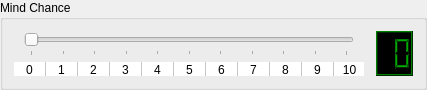
                     <widget class="QGroupBox" name="groupSkillMindChance_2">
                      <property name="maximumSize">
                       <size>
                        <width>16777215</width>
                        <height>90</height>
                       </size>
                      </property>
                      <property name="title">
                       <string>Mind Chance</string>
                      </property>
                      <layout class="QGridLayout" name="gridLayout_65">
                       <item row="0" column="0">
                        <layout class="QVBoxLayout" name="verticalSliderSkillMindChance">
                         <property name="leftMargin">
                          <number>10</number>
                         </property>
                         <property name="rightMargin">
                          <number>16</number>
                         </property>
                         <item>
                          <widget class="QSlider" name="sliderSkillMindChange">
                           <property name="sizePolicy">
                            <sizepolicy hsizetype="Expanding" vsizetype="Preferred">
                             <horstretch>0</horstretch>
                             <verstretch>15</verstretch>
                            </sizepolicy>
                           </property>
                           <property name="minimumSize">
                            <size>
                             <width>330</width>
                             <height>0</height>
                            </size>
                           </property>
                           <property name="maximumSize">
                            <size>
                             <width>330</width>
                             <height>16777215</height>
                            </size>
                           </property>
                           <property name="layoutDirection">
                            <enum>Qt::LeftToRight</enum>
                           </property>
                           <property name="maximum">
                            <number>10</number>
                           </property>
                           <property name="pageStep">
                            <number>1</number>
                           </property>
                           <property name="value">
                            <number>0</number>
                           </property>
                           <property name="orientation">
                            <enum>Qt::Horizontal</enum>
                           </property>
                           <property name="tickPosition">
                            <enum>QSlider::TicksBelow</enum>
                           </property>
                          </widget>
                         </item>
                        </layout>
                       </item>
                       <item row="0" column="1" rowspan="2">
                        <widget class="QLCDNumber" name="lcdSkillMindChance">
                         <property name="palette">
                          <palette>
                           <active>
                            <colorrole role="WindowText">
                             <brush brushstyle="SolidPattern">
                              <color alpha="255">
                               <red>0</red>
                               <green>170</green>
                               <blue>0</blue>
                              </color>
                             </brush>
                            </colorrole>
                            <colorrole role="Button">
                             <brush brushstyle="SolidPattern">
                              <color alpha="255">
                               <red>0</red>
                               <green>85</green>
                               <blue>0</blue>
                              </color>
                             </brush>
                            </colorrole>
                            <colorrole role="Light">
                             <brush brushstyle="SolidPattern">
                              <color alpha="255">
                               <red>0</red>
                               <green>127</green>
                               <blue>0</blue>
                              </color>
                             </brush>
                            </colorrole>
                            <colorrole role="Midlight">
                             <brush brushstyle="SolidPattern">
                              <color alpha="255">
                               <red>0</red>
                               <green>106</green>
                               <blue>0</blue>
                              </color>
                             </brush>
                            </colorrole>
                            <colorrole role="Dark">
                             <brush brushstyle="SolidPattern">
                              <color alpha="255">
                               <red>0</red>
                               <green>42</green>
                               <blue>0</blue>
                              </color>
                             </brush>
                            </colorrole>
                            <colorrole role="Mid">
                             <brush brushstyle="SolidPattern">
                              <color alpha="255">
                               <red>0</red>
                               <green>56</green>
                               <blue>0</blue>
                              </color>
                             </brush>
                            </colorrole>
                            <colorrole role="Text">
                             <brush brushstyle="SolidPattern">
                              <color alpha="255">
                               <red>255</red>
                               <green>255</green>
                               <blue>255</blue>
                              </color>
                             </brush>
                            </colorrole>
                            <colorrole role="BrightText">
                             <brush brushstyle="SolidPattern">
                              <color alpha="255">
                               <red>255</red>
                               <green>255</green>
                               <blue>255</blue>
                              </color>
                             </brush>
                            </colorrole>
                            <colorrole role="ButtonText">
                             <brush brushstyle="SolidPattern">
                              <color alpha="255">
                               <red>255</red>
                               <green>255</green>
                               <blue>255</blue>
                              </color>
                             </brush>
                            </colorrole>
                            <colorrole role="Base">
                             <brush brushstyle="SolidPattern">
                              <color alpha="255">
                               <red>0</red>
                               <green>0</green>
                               <blue>0</blue>
                              </color>
                             </brush>
                            </colorrole>
                            <colorrole role="Window">
                             <brush brushstyle="SolidPattern">
                              <color alpha="255">
                               <red>0</red>
                               <green>0</green>
                               <blue>0</blue>
                              </color>
                             </brush>
                            </colorrole>
                            <colorrole role="Shadow">
                             <brush brushstyle="SolidPattern">
                              <color alpha="255">
                               <red>0</red>
                               <green>0</green>
                               <blue>0</blue>
                              </color>
                             </brush>
                            </colorrole>
                            <colorrole role="AlternateBase">
                             <brush brushstyle="SolidPattern">
                              <color alpha="255">
                               <red>0</red>
                               <green>42</green>
                               <blue>0</blue>
                              </color>
                             </brush>
                            </colorrole>
                            <colorrole role="ToolTipBase">
                             <brush brushstyle="SolidPattern">
                              <color alpha="255">
                               <red>255</red>
                               <green>255</green>
                               <blue>220</blue>
                              </color>
                             </brush>
                            </colorrole>
                            <colorrole role="ToolTipText">
                             <brush brushstyle="SolidPattern">
                              <color alpha="255">
                               <red>0</red>
                               <green>0</green>
                               <blue>0</blue>
                              </color>
                             </brush>
                            </colorrole>
                           </active>
                           <inactive>
                            <colorrole role="WindowText">
                             <brush brushstyle="SolidPattern">
                              <color alpha="255">
                               <red>0</red>
                               <green>170</green>
                               <blue>0</blue>
                              </color>
                             </brush>
                            </colorrole>
                            <colorrole role="Button">
                             <brush brushstyle="SolidPattern">
                              <color alpha="255">
                               <red>0</red>
                               <green>85</green>
                               <blue>0</blue>
                              </color>
                             </brush>
                            </colorrole>
                            <colorrole role="Light">
                             <brush brushstyle="SolidPattern">
                              <color alpha="255">
                               <red>0</red>
                               <green>127</green>
                               <blue>0</blue>
                              </color>
                             </brush>
                            </colorrole>
                            <colorrole role="Midlight">
                             <brush brushstyle="SolidPattern">
                              <color alpha="255">
                               <red>0</red>
                               <green>106</green>
                               <blue>0</blue>
                              </color>
                             </brush>
                            </colorrole>
                            <colorrole role="Dark">
                             <brush brushstyle="SolidPattern">
                              <color alpha="255">
                               <red>0</red>
                               <green>42</green>
                               <blue>0</blue>
                              </color>
                             </brush>
                            </colorrole>
                            <colorrole role="Mid">
                             <brush brushstyle="SolidPattern">
                              <color alpha="255">
                               <red>0</red>
                               <green>56</green>
                               <blue>0</blue>
                              </color>
                             </brush>
                            </colorrole>
                            <colorrole role="Text">
                             <brush brushstyle="SolidPattern">
                              <color alpha="255">
                               <red>255</red>
                               <green>255</green>
                               <blue>255</blue>
                              </color>
                             </brush>
                            </colorrole>
                            <colorrole role="BrightText">
                             <brush brushstyle="SolidPattern">
                              <color alpha="255">
                               <red>255</red>
                               <green>255</green>
                               <blue>255</blue>
                              </color>
                             </brush>
                            </colorrole>
                            <colorrole role="ButtonText">
                             <brush brushstyle="SolidPattern">
                              <color alpha="255">
                               <red>255</red>
                               <green>255</green>
                               <blue>255</blue>
                              </color>
                             </brush>
                            </colorrole>
                            <colorrole role="Base">
                             <brush brushstyle="SolidPattern">
                              <color alpha="255">
                               <red>0</red>
                               <green>0</green>
                               <blue>0</blue>
                              </color>
                             </brush>
                            </colorrole>
                            <colorrole role="Window">
                             <brush brushstyle="SolidPattern">
                              <color alpha="255">
                               <red>0</red>
                               <green>0</green>
                               <blue>0</blue>
                              </color>
                             </brush>
                            </colorrole>
                            <colorrole role="Shadow">
                             <brush brushstyle="SolidPattern">
                              <color alpha="255">
                               <red>0</red>
                               <green>0</green>
                               <blue>0</blue>
                              </color>
                             </brush>
                            </colorrole>
                            <colorrole role="AlternateBase">
                             <brush brushstyle="SolidPattern">
                              <color alpha="255">
                               <red>0</red>
                               <green>42</green>
                               <blue>0</blue>
                              </color>
                             </brush>
                            </colorrole>
                            <colorrole role="ToolTipBase">
                             <brush brushstyle="SolidPattern">
                              <color alpha="255">
                               <red>255</red>
                               <green>255</green>
                               <blue>220</blue>
                              </color>
                             </brush>
                            </colorrole>
                            <colorrole role="ToolTipText">
                             <brush brushstyle="SolidPattern">
                              <color alpha="255">
                               <red>0</red>
                               <green>0</green>
                               <blue>0</blue>
                              </color>
                             </brush>
                            </colorrole>
                           </inactive>
                           <disabled>
                            <colorrole role="WindowText">
                             <brush brushstyle="SolidPattern">
                              <color alpha="255">
                               <red>0</red>
                               <green>42</green>
                               <blue>0</blue>
                              </color>
                             </brush>
                            </colorrole>
                            <colorrole role="Button">
                             <brush brushstyle="SolidPattern">
                              <color alpha="255">
                               <red>0</red>
                               <green>85</green>
                               <blue>0</blue>
                              </color>
                             </brush>
                            </colorrole>
                            <colorrole role="Light">
                             <brush brushstyle="SolidPattern">
                              <color alpha="255">
                               <red>0</red>
                               <green>127</green>
                               <blue>0</blue>
                              </color>
                             </brush>
                            </colorrole>
                            <colorrole role="Midlight">
                             <brush brushstyle="SolidPattern">
                              <color alpha="255">
                               <red>0</red>
                               <green>106</green>
                               <blue>0</blue>
                              </color>
                             </brush>
                            </colorrole>
                            <colorrole role="Dark">
                             <brush brushstyle="SolidPattern">
                              <color alpha="255">
                               <red>0</red>
                               <green>42</green>
                               <blue>0</blue>
                              </color>
                             </brush>
                            </colorrole>
                            <colorrole role="Mid">
                             <brush brushstyle="SolidPattern">
                              <color alpha="255">
                               <red>0</red>
                               <green>56</green>
                               <blue>0</blue>
                              </color>
                             </brush>
                            </colorrole>
                            <colorrole role="Text">
                             <brush brushstyle="SolidPattern">
                              <color alpha="255">
                               <red>0</red>
                               <green>42</green>
                               <blue>0</blue>
                              </color>
                             </brush>
                            </colorrole>
                            <colorrole role="BrightText">
                             <brush brushstyle="SolidPattern">
                              <color alpha="255">
                               <red>255</red>
                               <green>255</green>
                               <blue>255</blue>
                              </color>
                             </brush>
                            </colorrole>
                            <colorrole role="ButtonText">
                             <brush brushstyle="SolidPattern">
                              <color alpha="255">
                               <red>0</red>
                               <green>42</green>
                               <blue>0</blue>
                              </color>
                             </brush>
                            </colorrole>
                            <colorrole role="Base">
                             <brush brushstyle="SolidPattern">
                              <color alpha="255">
                               <red>0</red>
                               <green>0</green>
                               <blue>0</blue>
                              </color>
                             </brush>
                            </colorrole>
                            <colorrole role="Window">
                             <brush brushstyle="SolidPattern">
                              <color alpha="255">
                               <red>0</red>
                               <green>0</green>
                               <blue>0</blue>
                              </color>
                             </brush>
                            </colorrole>
                            <colorrole role="Shadow">
                             <brush brushstyle="SolidPattern">
                              <color alpha="255">
                               <red>0</red>
                               <green>0</green>
                               <blue>0</blue>
                              </color>
                             </brush>
                            </colorrole>
                            <colorrole role="AlternateBase">
                             <brush brushstyle="SolidPattern">
                              <color alpha="255">
                               <red>0</red>
                               <green>85</green>
                               <blue>0</blue>
                              </color>
                             </brush>
                            </colorrole>
                            <colorrole role="ToolTipBase">
                             <brush brushstyle="SolidPattern">
                              <color alpha="255">
                               <red>255</red>
                               <green>255</green>
                               <blue>220</blue>
                              </color>
                             </brush>
                            </colorrole>
                            <colorrole role="ToolTipText">
                             <brush brushstyle="SolidPattern">
                              <color alpha="255">
                               <red>0</red>
                               <green>0</green>
                               <blue>0</blue>
                              </color>
                             </brush>
                            </colorrole>
                           </disabled>
                          </palette>
                         </property>
                         <property name="autoFillBackground">
                          <bool>true</bool>
                         </property>
                         <property name="frameShape">
                          <enum>QFrame::Box</enum>
                         </property>
                         <property name="frameShadow">
                          <enum>QFrame::Raised</enum>
                         </property>
                         <property name="lineWidth">
                          <number>1</number>
                         </property>
                         <property name="smallDecimalPoint">
                          <bool>false</bool>
                         </property>
                         <property name="numDigits">
                          <number>2</number>
                         </property>
                         <property name="digitCount">
                          <number>2</number>
                         </property>
                         <property name="value" stdset="0">
                          <double>0.000000000000000</double>
                         </property>
                        </widget>
                       </item>
                       <item row="1" column="0">
                        <widget class="QTableWidget" name="tableSkillB">
                         <property name="minimumSize">
                          <size>
                           <width>350</width>
                           <height>0</height>
                          </size>
                         </property>
                         <property name="maximumSize">
                          <size>
                           <width>350</width>
                           <height>14</height>
                          </size>
                         </property>
                         <property name="frameShape">
                          <enum>QFrame::NoFrame</enum>
                         </property>
                         <property name="lineWidth">
                          <number>0</number>
                         </property>
                         <property name="verticalScrollBarPolicy">
                          <enum>Qt::ScrollBarAlwaysOff</enum>
                         </property>
                         <property name="horizontalScrollBarPolicy">
                          <enum>Qt::ScrollBarAlwaysOff</enum>
                         </property>
                         <property name="autoScroll">
                          <bool>false</bool>
                         </property>
                         <property name="editTriggers">
                          <set>QAbstractItemView::NoEditTriggers</set>
                         </property>
                         <property name="tabKeyNavigation">
                          <bool>false</bool>
                         </property>
                         <property name="showDropIndicator" stdset="0">
                          <bool>false</bool>
                         </property>
                         <property name="dragDropOverwriteMode">
                          <bool>false</bool>
                         </property>
                         <property name="selectionMode">
                          <enum>QAbstractItemView::NoSelection</enum>
                         </property>
                         <property name="textElideMode">
                          <enum>Qt::ElideRight</enum>
                         </property>
                         <property name="gridStyle">
                          <enum>Qt::SolidLine</enum>
                         </property>
                         <property name="wordWrap">
                          <bool>false</bool>
                         </property>
                         <property name="cornerButtonEnabled">
                          <bool>false</bool>
                         </property>
                         <property name="rowCount">
                          <number>1</number>
                         </property>
                         <attribute name="horizontalHeaderVisible">
                          <bool>false</bool>
                         </attribute>
                         <attribute name="horizontalHeaderDefaultSectionSize">
                          <number>32</number>
                         </attribute>
                         <attribute name="verticalHeaderVisible">
                          <bool>false</bool>
                         </attribute>
                         <attribute name="verticalHeaderDefaultSectionSize">
                          <number>16</number>
                         </attribute>
                         <row>
                          <property name="text">
                           <string>New Row</string>
                          </property>
                         </row>
                         <column>
                          <property name="text">
                           <string>0</string>
                          </property>
                         </column>
                         <column>
                          <property name="text">
                           <string>1</string>
                          </property>
                         </column>
                         <column>
                          <property name="text">
                           <string>2</string>
                          </property>
                         </column>
                         <column>
                          <property name="text">
                           <string>3</string>
                          </property>
                         </column>
                         <column>
                          <property name="text">
                           <string>4</string>
                          </property>
                         </column>
                         <column>
                          <property name="text">
                           <string>5</string>
                          </property>
                         </column>
                         <column>
                          <property name="text">
                           <string>6</string>
                          </property>
                         </column>
                         <column>
                          <property name="text">
                           <string>7</string>
                          </property>
                         </column>
                         <column>
                          <property name="text">
                           <string>8</string>
                          </property>
                         </column>
                         <column>
                          <property name="text">
                           <string>9</string>
                          </property>
                         </column>
                         <column>
                          <property name="text">
                           <string>10</string>
                          </property>
                         </column>
                         <item row="0" column="0">
                          <property name="text">
                           <string>0</string>
                          </property>
                          <property name="textAlignment">
                           <set>AlignHCenter|AlignVCenter|AlignCenter</set>
                          </property>
                         </item>
                         <item row="0" column="1">
                          <property name="text">
                           <string>1</string>
                          </property>
                          <property name="textAlignment">
                           <set>AlignHCenter|AlignVCenter|AlignCenter</set>
                          </property>
                         </item>
                         <item row="0" column="2">
                          <property name="text">
                           <string>2</string>
                          </property>
                          <property name="textAlignment">
                           <set>AlignHCenter|AlignVCenter|AlignCenter</set>
                          </property>
                         </item>
                         <item row="0" column="3">
                          <property name="text">
                           <string>3</string>
                          </property>
                          <property name="textAlignment">
                           <set>AlignHCenter|AlignVCenter|AlignCenter</set>
                          </property>
                         </item>
                         <item row="0" column="4">
                          <property name="text">
                           <string>4</string>
                          </property>
                          <property name="textAlignment">
                           <set>AlignHCenter|AlignVCenter|AlignCenter</set>
                          </property>
                         </item>
                         <item row="0" column="5">
                          <property name="text">
                           <string>5</string>
                          </property>
                          <property name="textAlignment">
                           <set>AlignHCenter|AlignVCenter|AlignCenter</set>
                          </property>
                         </item>
                         <item row="0" column="6">
                          <property name="text">
                           <string>6</string>
                          </property>
                          <property name="textAlignment">
                           <set>AlignHCenter|AlignVCenter|AlignCenter</set>
                          </property>
                         </item>
                         <item row="0" column="7">
                          <property name="text">
                           <string>7</string>
                          </property>
                          <property name="textAlignment">
                           <set>AlignHCenter|AlignVCenter|AlignCenter</set>
                          </property>
                         </item>
                         <item row="0" column="8">
                          <property name="text">
                           <string>8</string>
                          </property>
                          <property name="textAlignment">
                           <set>AlignHCenter|AlignVCenter|AlignCenter</set>
                          </property>
                         </item>
                         <item row="0" column="9">
                          <property name="text">
                           <string>9</string>
                          </property>
                          <property name="textAlignment">
                           <set>AlignHCenter|AlignVCenter|AlignCenter</set>
                          </property>
                         </item>
                         <item row="0" column="10">
                          <property name="text">
                           <string>10</string>
                          </property>
                          <property name="textAlignment">
                           <set>AlignHCenter|AlignVCenter|AlignCenter</set>
                          </property>
                         </item>
                        </widget>
                       </item>
                      </layout>
                     </widget>
